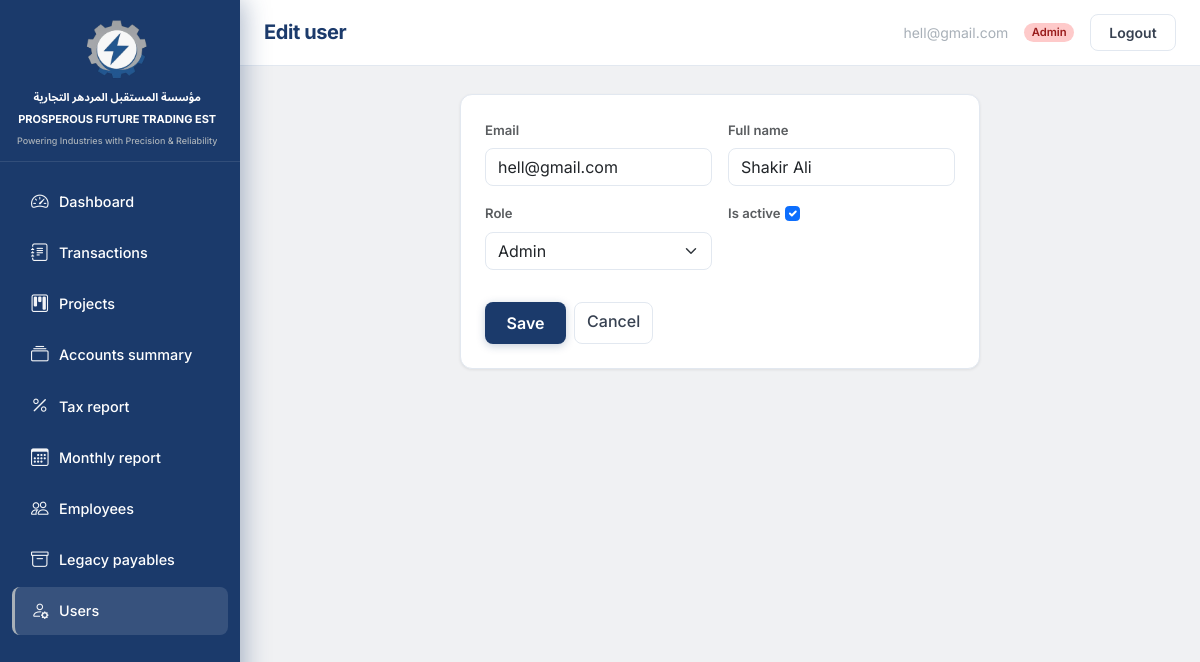
The page /accounts/users/4/edit/ (signed in) on the database its author committed.
### accounts/models.py (models this page shows, shortened)
class User(AbstractBaseUser, PermissionsMixin):
    email = models.EmailField(unique=True)
    full_name = models.CharField(max_length=255, blank=True)
    role = models.CharField(max_length=20, choices=Role.choices, default=Role.VIEWER)
    is_staff = models.BooleanField(default=False)
    is_active = models.BooleanField(default=True)
    date_joined = models.DateTimeField(default=timezone.now)
    objects = UserManager()
    USERNAME_FIELD = "email"
    REQUIRED_FIELDS = []
    class Meta:
        ordering = ["email"]

### accounts/views.py (the view)
# urls.py: path("users/<int:pk>/edit/", views.UserUpdateView.as_view(), name="user_edit"),
class UserUpdateView(AdminOnlyMixin, UpdateView):
    model = User
    form_class = UserUpdateForm
    template_name = "accounts/user_form.html"
    success_url = reverse_lazy("accounts:user_list")

### accounts/forms.py
class UserUpdateForm(forms.ModelForm):
    class Meta:
        model = User
        fields = ("email", "full_name", "role", "is_active")
        widgets = {
            "email": forms.EmailInput(attrs={"class": "form-control"}),
            "full_name": forms.TextInput(attrs={"class": "form-control"}),
            "role": forms.Select(attrs={"class": "form-select"}),
            "is_active": forms.CheckboxInput(attrs={"class": "form-check-input"}),
        }

### TradingEST/context_processors.py (called while the page is built)
def brand(_request):
    return {
        "brand_name_ar": BRAND_NAME_AR,
        "brand_name_en": BRAND_NAME_EN,
        "brand_tagline": BRAND_TAGLINE,
    }

### accounts/mixins.py (called while the page is built)
    def dispatch(self, request, *args, **kwargs):
        if not request.user.is_authenticated:
            return HttpResponseRedirect(self.resolve_redirect(request))
        if getattr(request.user, "role", None) != Role.ADMIN:
            raise PermissionDenied("Admin only.")
        return super(SessionAuthenticatedMixin, self).dispatch(request, *args, **kwargs)

### templates/accounts/user_form.html (shortened to what this page needs)
{% extends "base.html" %}
{% block header_title %}{% if object %}Edit user{% else %}Add user{% endif %}{% endblock %}
{% block content %}
<div class="te-page-card mx-auto" style="max-width: 520px;">
  <form method="post" novalidate>
    <div class="row g-3">
      {% for field in form %}
      <div class="col-12 col-md-6">
        <label class="form-label fw-semibold small text-muted" for="{{ field.id_for_label }}">{{ field.label }}</label>
        {{ field }}
      </div>
      {% endfor %}
    </div>
    <div class="mt-4 pt-2 te-form-actions d-grid d-sm-flex flex-wrap gap-2">
      <button type="submit" class="btn te-btn-gradient">Save</button>
      <a href="{% url 'accounts:user_list' %}" class="btn te-btn-secondary">Cancel</a>
    </div>
  </form>
</div>
{% endblock %}

### templates/base.html (shortened to what this page needs)
{% load static %}
<!DOCTYPE html>
<html lang="en">
<head>
  <link href="https://cdn.jsdelivr.net/npm/bootstrap@5.3.3/dist/css/bootstrap.min.css" rel="stylesheet"
>
  <link rel="stylesheet" href="https://cdn.jsdelivr.net/npm/bootstrap-icons@1.11.3/font/bootstrap-icons.min.css">
  <link rel="stylesheet" href="{% static 'css/app.css' %}">
</head>
<body class="te-app-body">
<div class="te-app-layout">
  <div class="te-app-main">
    <header class="te-topbar">
      <div class="te-topbar-desktop d-none d-md-flex w-100 align-items-center justify-content-between gap-3 min-w-0">
        <h1 class="te-topbar-title text-truncate mb-0 flex-grow-1 min-w-0">{% block header_title %}Dashboard{% endblock %}</h1>
        {% if user.is_authenticated %}
        <div class="te-topbar-actions flex-shrink-0">
          <span class="te-topbar-email d-none d-lg-inline">{{ user.email }}</span>
          {% if user.role == 'admin' %}
          <span class="badge rounded-pill badge-role-admin">{{ user.get_role_display }}</span>
          {% elif user.role == 'accountant' %}
          <span class="badge rounded-pill badge-role-accountant">{{ user.get_role_display }}</span>
          {% else %}
          <span class="badge rounded-pill badge-role-viewer">{{ user.get_role_display }}</span>
          {% endif %}
          <form action="{% url 'accounts:logout' %}" method="post" class="d-inline mb-0">
            <button type="submit" class="btn btn-sm te-btn-logout">Logout</button>
          </form>
        </div>
        {% endif %}
      </div>
    </header>
    <div class="te-content-wrap">
      {% block content %}{% endblock %}
    </div>
  </div>
  <aside id="teSidebar" class="te-sidebar" aria-label="Main navigation">
    <div class="te-sidebar-head">
      <div class="te-sidebar-logo">
        {% include "partials/sidebar_brand.html" %}
      </div>
    </div>
    <div class="te-sidebar-nav">
      {% include "partials/sidebar_nav.html" %}
    </div>
  </aside>
</div>
</body>
</html>

### rows shown on the page
User: email "hell@gmail.com", role "Admin", form "hell@gmail.com" "Shakir Ali" "Admin" "☑"

### other values the page prints
{{ field.label }} "Email" "Full name" "Role" "Is active"
{{ brand_name_ar }} "مؤسسة المستقبل المردهر التجارية"
{{ brand_name_en }} "PROSPEROUS FUTURE TRADING EST"
{{ brand_tagline }} "Powering Industries with Precision & Reliability"
